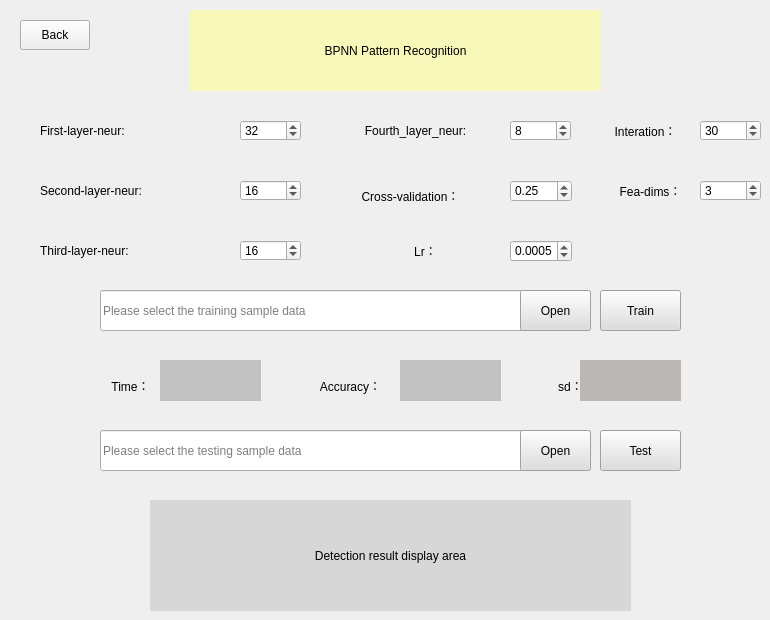
   <widget class="QWidget" name="page_9">
    <widget class="QPushButton" name="pushButton_16">
     <property name="geometry">
      <rect>
       <x>20</x>
       <y>20</y>
       <width>70</width>
       <height>30</height>
      </rect>
     </property>
     <property name="styleSheet">
      <string notr="true">font: 10pt &quot;Times New Roman&quot;;</string>
     </property>
     <property name="text">
      <string>Back</string>
     </property>
    </widget>
    <widget class="QLabel" name="label_31">
     <property name="geometry">
      <rect>
       <x>40</x>
       <y>120</y>
       <width>181</width>
       <height>21</height>
      </rect>
     </property>
     <property name="styleSheet">
      <string notr="true">font: 75 12pt &quot;Times New Roman&quot;;</string>
     </property>
     <property name="text">
      <string>First-layer-neur:</string>
     </property>
     <property name="alignment">
      <set>Qt::AlignLeading|Qt::AlignLeft|Qt::AlignVCenter</set>
     </property>
    </widget>
    <widget class="QLabel" name="label_32">
     <property name="geometry">
      <rect>
       <x>40</x>
       <y>180</y>
       <width>191</width>
       <height>21</height>
      </rect>
     </property>
     <property name="styleSheet">
      <string notr="true">font: 75 12pt &quot;Times New Roman&quot;;</string>
     </property>
     <property name="text">
      <string>Second-layer-neur:</string>
     </property>
     <property name="alignment">
      <set>Qt::AlignLeading|Qt::AlignLeft|Qt::AlignVCenter</set>
     </property>
    </widget>
    <widget class="QLabel" name="label_33">
     <property name="geometry">
      <rect>
       <x>40</x>
       <y>240</y>
       <width>191</width>
       <height>21</height>
      </rect>
     </property>
     <property name="styleSheet">
      <string notr="true">font: 75 12pt &quot;Times New Roman&quot;;</string>
     </property>
     <property name="text">
      <string>Third-layer-neur:</string>
     </property>
     <property name="alignment">
      <set>Qt::AlignLeading|Qt::AlignLeft|Qt::AlignVCenter</set>
     </property>
    </widget>
    <widget class="QLabel" name="label_34">
     <property name="geometry">
      <rect>
       <x>320</x>
       <y>120</y>
       <width>191</width>
       <height>21</height>
      </rect>
     </property>
     <property name="styleSheet">
      <string notr="true">font: 75 12pt &quot;Times New Roman&quot;;</string>
     </property>
     <property name="text">
      <string>Fourth_layer_neur:</string>
     </property>
     <property name="alignment">
      <set>Qt::AlignCenter</set>
     </property>
    </widget>
    <widget class="QLabel" name="label_35">
     <property name="geometry">
      <rect>
       <x>320</x>
       <y>180</y>
       <width>181</width>
       <height>31</height>
      </rect>
     </property>
     <property name="styleSheet">
      <string notr="true">font: 75 12pt &quot;Times New Roman&quot;;</string>
     </property>
     <property name="text">
      <string>Cross-validation：</string>
     </property>
     <property name="alignment">
      <set>Qt::AlignCenter</set>
     </property>
    </widget>
    <widget class="QLabel" name="label_36">
     <property name="geometry">
      <rect>
       <x>340</x>
       <y>240</y>
       <width>171</width>
       <height>21</height>
      </rect>
     </property>
     <property name="styleSheet">
      <string notr="true">font: 75 12pt &quot;Times New Roman&quot;;</string>
     </property>
     <property name="text">
      <string>Lr：</string>
     </property>
     <property name="alignment">
      <set>Qt::AlignCenter</set>
     </property>
    </widget>
    <widget class="QLabel" name="label_37">
     <property name="geometry">
      <rect>
       <x>580</x>
       <y>120</y>
       <width>131</width>
       <height>21</height>
      </rect>
     </property>
     <property name="styleSheet">
      <string notr="true">font: 75 12pt &quot;Times New Roman&quot;;</string>
     </property>
     <property name="text">
      <string>Interation：</string>
     </property>
     <property name="alignment">
      <set>Qt::AlignCenter</set>
     </property>
    </widget>
    <widget class="QLabel" name="label_38">
     <property name="geometry">
      <rect>
       <x>580</x>
       <y>180</y>
       <width>141</width>
       <height>21</height>
      </rect>
     </property>
     <property name="styleSheet">
      <string notr="true">font: 75 12pt &quot;Times New Roman&quot;;</string>
     </property>
     <property name="text">
      <string>Fea-dims：</string>
     </property>
     <property name="alignment">
      <set>Qt::AlignCenter</set>
     </property>
    </widget>
    <widget class="QSpinBox" name="bpnn_num1">
     <property name="geometry">
      <rect>
       <x>240</x>
       <y>120</y>
       <width>61</width>
       <height>21</height>
      </rect>
     </property>
     <property name="styleSheet">
      <string notr="true">font: 10pt &quot;Arial&quot;;</string>
     </property>
     <property name="minimum">
      <number>3</number>
     </property>
     <property name="maximum">
      <number>10000</number>
     </property>
     <property name="value">
      <number>32</number>
     </property>
    </widget>
    <widget class="QSpinBox" name="bpnn_num2">
     <property name="geometry">
      <rect>
       <x>240</x>
       <y>180</y>
       <width>61</width>
       <height>21</height>
      </rect>
     </property>
     <property name="styleSheet">
      <string notr="true">font: 10pt &quot;Arial&quot;;</string>
     </property>
     <property name="minimum">
      <number>3</number>
     </property>
     <property name="maximum">
      <number>10000</number>
     </property>
     <property name="value">
      <number>16</number>
     </property>
    </widget>
    <widget class="QSpinBox" name="bpnn_num3">
     <property name="geometry">
      <rect>
       <x>240</x>
       <y>240</y>
       <width>61</width>
       <height>21</height>
      </rect>
     </property>
     <property name="styleSheet">
      <string notr="true">font: 10pt &quot;Arial&quot;;</string>
     </property>
     <property name="minimum">
      <number>3</number>
     </property>
     <property name="maximum">
      <number>10000</number>
     </property>
     <property name="value">
      <number>16</number>
     </property>
    </widget>
    <widget class="QSpinBox" name="bpnn_num4">
     <property name="geometry">
      <rect>
       <x>510</x>
       <y>120</y>
       <width>61</width>
       <height>21</height>
      </rect>
     </property>
     <property name="styleSheet">
      <string notr="true">font: 10pt &quot;Arial&quot;;</string>
     </property>
     <property name="minimum">
      <number>3</number>
     </property>
     <property name="maximum">
      <number>10000</number>
     </property>
     <property name="value">
      <number>8</number>
     </property>
    </widget>
    <widget class="QSpinBox" name="bpnn_interation">
     <property name="geometry">
      <rect>
       <x>700</x>
       <y>120</y>
       <width>61</width>
       <height>21</height>
      </rect>
     </property>
     <property name="styleSheet">
      <string notr="true">font: 10pt &quot;Arial&quot;;</string>
     </property>
     <property name="minimum">
      <number>10</number>
     </property>
     <property name="maximum">
      <number>10000</number>
     </property>
     <property name="value">
      <number>30</number>
     </property>
    </widget>
    <widget class="QSpinBox" name="bpnn_fea_dim">
     <property name="geometry">
      <rect>
       <x>700</x>
       <y>180</y>
       <width>61</width>
       <height>21</height>
      </rect>
     </property>
     <property name="styleSheet">
      <string notr="true">font: 10pt &quot;Arial&quot;;</string>
     </property>
     <property name="minimum">
      <number>1</number>
     </property>
     <property name="maximum">
      <number>100</number>
     </property>
     <property name="value">
      <number>3</number>
     </property>
    </widget>
    <widget class="QDoubleSpinBox" name="bpnn_cr">
     <property name="geometry">
      <rect>
       <x>510</x>
       <y>180</y>
       <width>62</width>
       <height>22</height>
      </rect>
     </property>
     <property name="styleSheet">
      <string notr="true">font: 10pt &quot;Arial&quot;;</string>
     </property>
     <property name="decimals">
      <number>2</number>
     </property>
     <property name="maximum">
      <double>1.000000000000000</double>
     </property>
     <property name="singleStep">
      <double>0.002000000000000</double>
     </property>
     <property name="value">
      <double>0.250000000000000</double>
     </property>
    </widget>
    <widget class="QDoubleSpinBox" name="bpnn_lr">
     <property name="geometry">
      <rect>
       <x>510</x>
       <y>240</y>
       <width>62</width>
       <height>22</height>
      </rect>
     </property>
     <property name="styleSheet">
      <string notr="true">font: 10pt &quot;Arial&quot;;</string>
     </property>
     <property name="decimals">
      <number>4</number>
     </property>
     <property name="minimum">
      <double>0.000000000000000</double>
     </property>
     <property name="maximum">
      <double>1.000000000000000</double>
     </property>
     <property name="value">
      <double>0.000500000000000</double>
     </property>
    </widget>
    <widget class="QLabel" name="bpnn_train_res">
     <property name="geometry">
      <rect>
       <x>400</x>
       <y>360</y>
       <width>101</width>
       <height>41</height>
      </rect>
     </property>
     <property name="styleSheet">
      <string notr="true">font: 12pt &quot;Times New Roman&quot;;
background-color: rgb(193, 193, 193);</string>
     </property>
     <property name="text">
      <string/>
     </property>
     <property name="alignment">
      <set>Qt::AlignCenter</set>
     </property>
    </widget>
    <widget class="QPushButton" name="pushButton_43">
     <property name="geometry">
      <rect>
       <x>520</x>
       <y>430</y>
       <width>71</width>
       <height>41</height>
      </rect>
     </property>
     <property name="styleSheet">
      <string notr="true">background-color: rgb(222, 222, 222);
font: 11pt &quot;Times New Roman&quot;;</string>
     </property>
     <property name="text">
      <string>Open</string>
     </property>
    </widget>
    <widget class="QLabel" name="label_40">
     <property name="geometry">
      <rect>
       <x>290</x>
       <y>370</y>
       <width>121</width>
       <height>31</height>
      </rect>
     </property>
     <property name="styleSheet">
      <string notr="true">font: 75 12pt &quot;Times New Roman&quot;;</string>
     </property>
     <property name="text">
      <string>Accuracy：</string>
     </property>
     <property name="alignment">
      <set>Qt::AlignCenter</set>
     </property>
    </widget>
    <widget class="QPushButton" name="pushButton_44">
     <property name="geometry">
      <rect>
       <x>520</x>
       <y>290</y>
       <width>71</width>
       <height>41</height>
      </rect>
     </property>
     <property name="styleSheet">
      <string notr="true">background-color: rgb(222, 222, 222);
font: 11pt &quot;Times New Roman&quot;;</string>
     </property>
     <property name="text">
      <string>Open</string>
     </property>
    </widget>
    <widget class="QPushButton" name="pushButton_45">
     <property name="geometry">
      <rect>
       <x>600</x>
       <y>290</y>
       <width>81</width>
       <height>41</height>
      </rect>
     </property>
     <property name="styleSheet">
      <string notr="true">background-color: rgb(222, 222, 222);
font: 11pt &quot;Times New Roman&quot;;</string>
     </property>
     <property name="text">
      <string>Train</string>
     </property>
    </widget>
    <widget class="QLabel" name="bpnn_test_res">
     <property name="geometry">
      <rect>
       <x>150</x>
       <y>500</y>
       <width>481</width>
       <height>111</height>
      </rect>
     </property>
     <property name="styleSheet">
      <string notr="true">font: 11pt &quot;Times New Roman&quot;;
background-color: rgb(215, 215, 215);</string>
     </property>
     <property name="text">
      <string>Detection result display area</string>
     </property>
     <property name="alignment">
      <set>Qt::AlignCenter</set>
     </property>
    </widget>
    <widget class="QLineEdit" name="bpnn_trainfile_path">
     <property name="geometry">
      <rect>
       <x>100</x>
       <y>290</y>
       <width>491</width>
       <height>41</height>
      </rect>
     </property>
     <property name="styleSheet">
      <string notr="true">font: 12pt &quot;Times New Roman&quot;;</string>
     </property>
     <property name="placeholderText">
      <string>Please select the training sample data</string>
     </property>
    </widget>
    <widget class="QLineEdit" name="bpnn_testfile_path">
     <property name="geometry">
      <rect>
       <x>100</x>
       <y>430</y>
       <width>491</width>
       <height>41</height>
      </rect>
     </property>
     <property name="styleSheet">
      <string notr="true">font: 12pt &quot;Times New Roman&quot;;</string>
     </property>
     <property name="placeholderText">
      <string>Please select the testing sample data</string>
     </property>
    </widget>
    <widget class="QPushButton" name="pushButton_46">
     <property name="geometry">
      <rect>
       <x>600</x>
       <y>430</y>
       <width>81</width>
       <height>41</height>
      </rect>
     </property>
     <property name="styleSheet">
      <string notr="true">background-color: rgb(222, 222, 222);
font: 11pt &quot;Times New Roman&quot;;</string>
     </property>
     <property name="text">
      <string>Test</string>
     </property>
    </widget>
    <widget class="QLabel" name="label_22">
     <property name="geometry">
      <rect>
       <x>190</x>
       <y>10</y>
       <width>411</width>
       <height>81</height>
      </rect>
     </property>
     <property name="styleSheet">
      <string notr="true">font: 12pt &quot;Times New Roman&quot;;
background-color: rgb(248, 248, 186);</string>
     </property>
     <property name="text">
      <string>BPNN Pattern Recognition</string>
     </property>
     <property name="alignment">
      <set>Qt::AlignCenter</set>
     </property>
    </widget>
    <widget class="QLabel" name="bpnn_train_time">
     <property name="geometry">
      <rect>
       <x>160</x>
       <y>360</y>
       <width>101</width>
       <height>41</height>
      </rect>
     </property>
     <property name="styleSheet">
      <string notr="true">font: 12pt &quot;Times New Roman&quot;;
background-color: rgb(193, 193, 193);</string>
     </property>
     <property name="text">
      <string/>
     </property>
     <property name="alignment">
      <set>Qt::AlignCenter</set>
     </property>
    </widget>
    <widget class="QLabel" name="label_72">
     <property name="geometry">
      <rect>
       <x>90</x>
       <y>370</y>
       <width>81</width>
       <height>31</height>
      </rect>
     </property>
     <property name="styleSheet">
      <string notr="true">font: 75 12pt &quot;Times New Roman&quot;;</string>
     </property>
     <property name="text">
      <string>Time：</string>
     </property>
     <property name="alignment">
      <set>Qt::AlignCenter</set>
     </property>
    </widget>
    <widget class="QLabel" name="label_80">
     <property name="geometry">
      <rect>
       <x>510</x>
       <y>370</y>
       <width>121</width>
       <height>31</height>
      </rect>
     </property>
     <property name="styleSheet">
      <string notr="true">font: 75 12pt &quot;Times New Roman&quot;;</string>
     </property>
     <property name="text">
      <string>sd：</string>
     </property>
     <property name="alignment">
      <set>Qt::AlignCenter</set>
     </property>
    </widget>
    <widget class="QLabel" name="bpnn_train_sd">
     <property name="geometry">
      <rect>
       <x>580</x>
       <y>360</y>
       <width>101</width>
       <height>41</height>
      </rect>
     </property>
     <property name="styleSheet">
      <string notr="true">background-color: rgb(186, 183, 180);
font: 12pt &quot;Times New Roman&quot;;</string>
     </property>
     <property name="text">
      <string/>
     </property>
     <property name="alignment">
      <set>Qt::AlignCenter</set>
     </property>
    </widget>
    <zorder>bpnn_testfile_path</zorder>
    <zorder>bpnn_trainfile_path</zorder>
    <zorder>pushButton_16</zorder>
    <zorder>label_31</zorder>
    <zorder>label_32</zorder>
    <zorder>label_33</zorder>
    <zorder>label_34</zorder>
    <zorder>label_35</zorder>
    <zorder>label_36</zorder>
    <zorder>label_37</zorder>
    <zorder>label_38</zorder>
    <zorder>bpnn_num1</zorder>
    <zorder>bpnn_num2</zorder>
    <zorder>bpnn_num3</zorder>
    <zorder>bpnn_num4</zorder>
    <zorder>bpnn_interation</zorder>
    <zorder>bpnn_fea_dim</zorder>
    <zorder>bpnn_cr</zorder>
    <zorder>bpnn_lr</zorder>
    <zorder>pushButton_43</zorder>
    <zorder>label_40</zorder>
    <zorder>pushButton_44</zorder>
    <zorder>pushButton_45</zorder>
    <zorder>bpnn_test_res</zorder>
    <zorder>bpnn_train_res</zorder>
    <zorder>pushButton_46</zorder>
    <zorder>label_22</zorder>
    <zorder>bpnn_train_time</zorder>
    <zorder>label_72</zorder>
    <zorder>label_80</zorder>
    <zorder>bpnn_train_sd</zorder>
   </widget>
